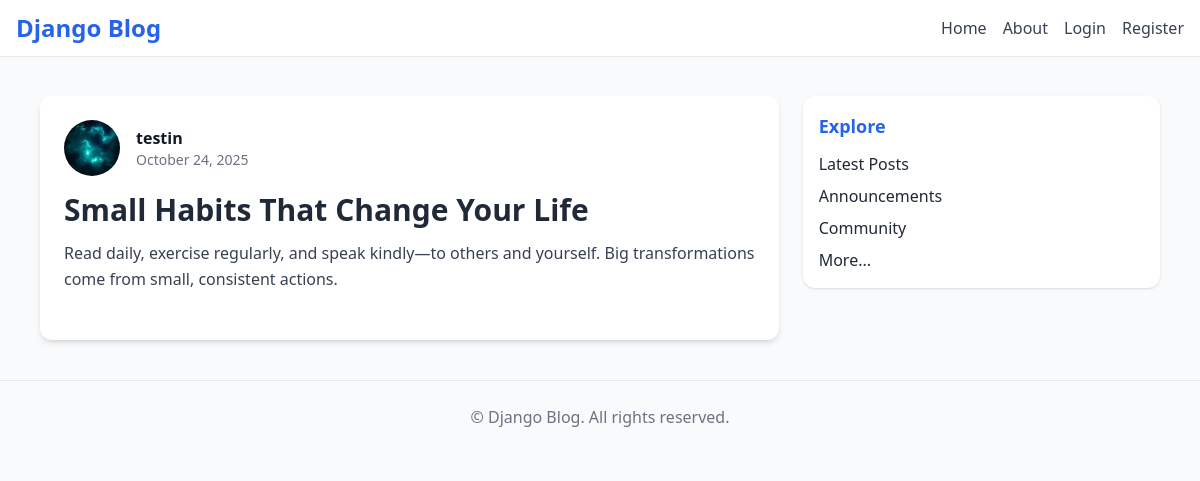
The page /post/69/ on the database its author committed.
### blog/models.py (models this page shows, shortened)
class Post(models.Model):
    title = models.CharField(max_length=100)
    content = models.TextField()
    date_posted = models.DateTimeField(default=timezone.now)
    author = models.ForeignKey(User, on_delete=models.CASCADE)

### users/models.py (models this page shows, shortened)
class Profile(models.Model):
    user = models.OneToOneField(User, on_delete=models.CASCADE)
    bio = models.TextField(blank=True)
    image = models.ImageField(default='default.jpg', upload_to='profile_pics')

### blog/views.py (the view)
# urls.py: path('post/<int:pk>/', PostDetailView.as_view(), name='post-detail'),
class PostDetailView(DetailView):
    model = Post

### blog/templates/blog/post_detail.html (shortened to what this page needs)
{% extends "blog/base.html" %}
{% block content %}
<article class="bg-white rounded-xl shadow-md p-6">
  <div class="flex items-center space-x-4 mb-4">
    <img class="w-14 h-14 rounded-full object-cover" src="{{ object.author.profile.image.url }}" alt="Profile">
    <div>
      <a href="{% url 'user-posts' object.author.username %}" class="font-semibold text-gray-900 hover:text-blue-600">{{ object.author }}</a>
      <p class="text-sm text-gray-500">{{ object.date_posted|date:"F d, Y" }}</p>
    </div>
  </div>
  <h2 class="text-3xl font-semibold mb-3">{{ object.title }}</h2>
  <p class="text-gray-700 leading-relaxed mb-6">{{ object.content }}</p>
</article>
{% endblock %}

### rows shown on the page
Post: author.profile.image (placeholder picture), author "testin", date_posted "October 24, 2025", title "Small Habits That Change Your Life", content "Read daily, exercise regularly, and speak kindly—to others and yourself. Big transformations come from small, consistent actions."
